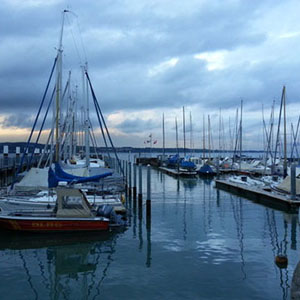
//> input picture Ch6/image/add2.jpg, 300 x 300 px
$ ./image_synthesis   (built with g++ and OpenCV 4)
//> lines starting //> are read from the running program, lines starting //| are printed output that depends on the picture
#include <opencv2/opencv.hpp>
using namespace cv;
using namespace std;
int main()
{
	Mat image1 = imread("../image/add2.jpg", IMREAD_GRAYSCALE);
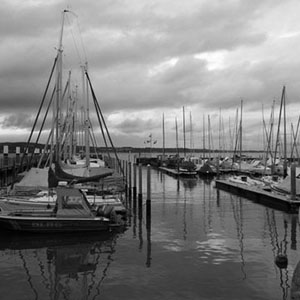
//> image1: 300 rows x 300 cols, CV_8UC1; min 0, max 255, mean 124.2
	Mat image2 = imread("../image/add1.jpg", IMREAD_GRAYSCALE);
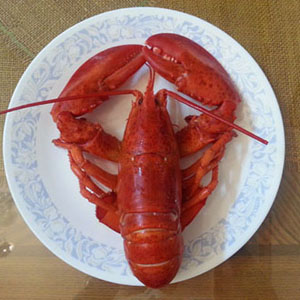
//> input picture Ch6/image/add1.jpg, 300 x 300 px
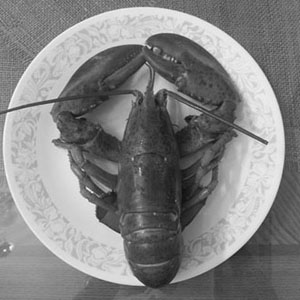
//> image2: 300 rows x 300 cols, CV_8UC1; min 15, max 251, mean 131
	CV_Assert(!(image1.empty() || image2.empty())); // 예외처리

	double alpha = 0.6, beta = 0.7; // 가중치 합성 시 사용할 비율

	Mat add_img1 = image1 + image2;						  // 영상 합성, 255넘으면 255로 처리
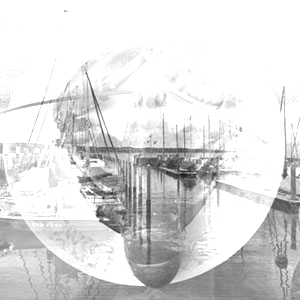
//> add_img1: 300 rows x 300 cols, CV_8UC1; min 23, max 255, mean 220.2
	Mat add_img2 = image1 * 0.5 + image2 * 0.5;			  // 두 영상에 동일한 가중치를 주어 평균값을 계산 (투명하게 겹치는 효과)
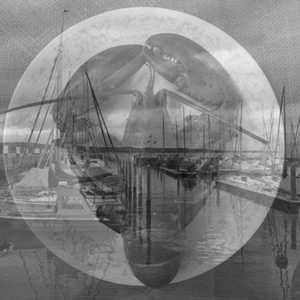
//> add_img2: 300 rows x 300 cols, CV_8UC1; min 12, max 238, mean 127.6
	Mat add_img3 = image1 * alpha + image2 * (1 - alpha); // 서로 다른 비율의 가중치를 이용한 두 영상 합성, alpha값을 조절하여 어떤 이미지를 부각시킬지 정할 수 있음.

	Mat add_img4, sub_img1, sub_img2;
	addWeighted(image1, alpha, image2, beta, 0, add_img4); // opencv함수 이용하여 영상 합성
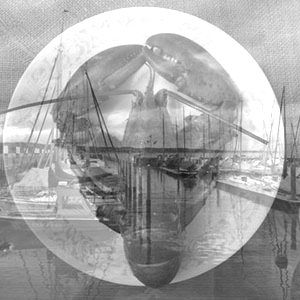
//> add_img4: 300 rows x 300 cols, CV_8UC1; min 16, max 255, mean 165

	imshow("image1", image1), imshow("image2", image2);
	imshow("add_img1", add_img1), imshow("add_img2", add_img2);
	imshow("add_img3", add_img3), imshow("add_img4", add_img4);
	waitKey(0);
	return 0;
}
